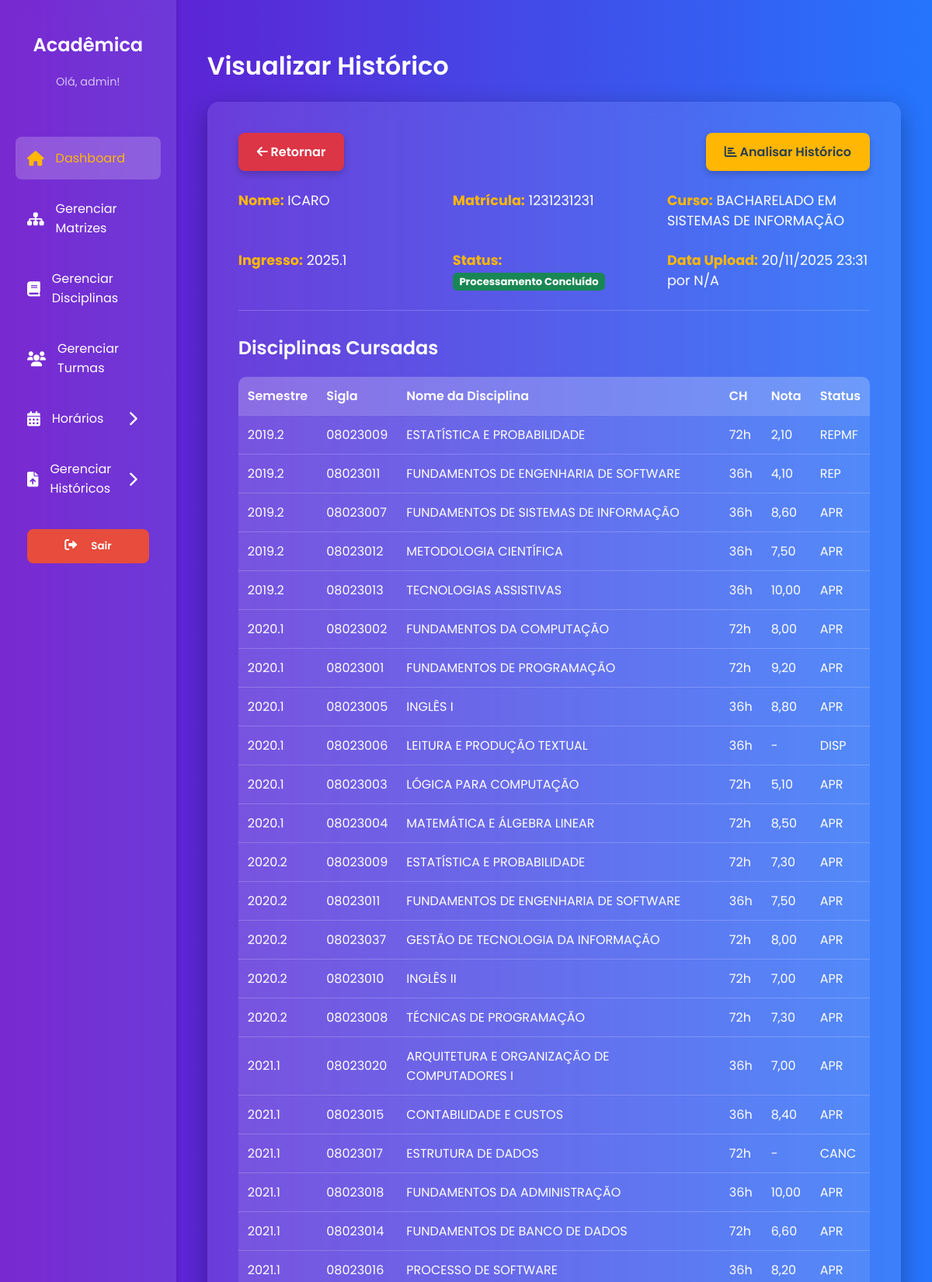
The app's page /historicos/detalhe/24/ (signed in, upper part) with its own data.
### core/models.py (models this page shows, shortened)
class Usuario(AbstractUser):
    gestao_inicio = models.DateField(
        null=True,
        blank=True,
        verbose_name="Início da Gestão"
    )
    portaria = models.CharField(
        max_length=15,
        null=True,
        blank=True,
        verbose_name="Número da Portaria"
    )
    groups = models.ManyToManyField(
        'auth.Group',
        related_name='core_usuarios',
        blank=True,
        help_text='The groups this user belongs to. A user will get all permissions granted to each of their groups.',
        related_query_name='core_usuario',
        verbose_name="Grupos de Usuário"
    )
    user_permissions = models.ManyToManyField(
        'auth.Permission',
        related_name='core_usuarios',
        blank=True,
        help_text='Specific permissions for this user.',
        related_query_name='core_usuario',
        verbose_name="Permissões de Usuário"
    )
    class Meta:
        db_table = 'USUARIO'
        verbose_name = "Usuário"
        verbose_name_plural = "Usuários"

### upload/models.py (models this page shows, shortened)
class Historico(models.Model):
    STATUS_CHOICES = [
        ('PENDENTE', 'Processamento Pendente'),
        ('CONCLUIDO', 'Processamento Concluído'),
        ('ERRO', 'Erro no Processamento'),
    ]
    aluno = models.ForeignKey(
        Aluno,
        on_delete=models.CASCADE,
        verbose_name="Aluno",
        related_name='historicos' # Permite consultar facilmente historicos do aluno
    )
    usuario = models.ForeignKey(
        Usuario,
        on_delete=models.SET_NULL, # Mantém o histórico mesmo que o coordenador seja excluído
        null=True,
        verbose_name="Coordenador Responsável"
    )
    data_upload = models.DateTimeField(
        auto_now_add=True,
        verbose_name="Data de Upload"
    )
    status = models.CharField(
        max_length=20,
        choices=STATUS_CHOICES,
        default='PENDENTE',
        verbose_name="Status de Processamento"
    )
    arquivo_original = models.FileField(
        upload_to='historicos/',
        null=True,
        blank=True,
        verbose_name="Arquivo PDF Original"
    )
    class Meta:
        db_table = 'HISTORICO'
        verbose_name = "Histórico Escolar"
        verbose_name_plural = "Históricos Escolares"

class Aluno(models.Model):
    nome = models.CharField(max_length=100)
    matricula = models.CharField(max_length=10, unique=True)
    curso = models.CharField(max_length=100, verbose_name="Curso de Ingresso")
    ano_ingresso = models.CharField(max_length=6, verbose_name="Ano de Ingresso")
    class Meta:
        db_table = 'ALUNO'
        verbose_name = "Aluno"
        verbose_name_plural = "Alunos"

class HistoricoItens(models.Model):
    historico = models.ForeignKey(
        Historico,
        on_delete=models.CASCADE,
        verbose_name="Histórico",
        related_name='itens'
    )
    disciplina_nome = models.CharField(max_length=200, verbose_name="Nome da Disciplina")
    disciplina_sigla = models.CharField(max_length=10, verbose_name="Sigla")
    ch = models.IntegerField(verbose_name="Carga Horária")
    nota = models.DecimalField(max_digits=5, decimal_places=2, null=True, blank=True)
    frequencia = models.IntegerField(null=True, blank=True, verbose_name="Frequência (%)")
    status_disciplina = models.CharField(max_length=50, verbose_name="Situação") # Ex: APROVADO, REPROVADO, CANCELADO
    semestre_cursado = models.CharField(max_length=10, verbose_name="Semestre Cursado") # Ex: 2021.1
    class Meta:
        db_table = 'HISTORICO_ITENS'
        verbose_name = "Item de Histórico"
        verbose_name_plural = "Itens de Histórico"

### upload/views.py (the view)
# urls.py: path('historicos/detalhe/<int:pk>/', views.consultar_historico_detalhe, name='consultar_historico_detalhe'),
@login_required
def consultar_historico_detalhe(request, pk):
    historico = get_object_or_404(Historico.objects.select_related('aluno'), pk=pk)
    itens = HistoricoItens.objects.filter(historico=historico).order_by('semestre_cursado', 'disciplina_nome')
    return render(request, 'upload/consultar_historico_detalhe.html', {
        'historico': historico,
        'itens': itens
    })

### upload/templates/upload/consultar_historico_detalhe.html (shortened to what this page needs)
{% extends 'core/base.html' %}
{% load static %} {% block title %}Detalhe do Histórico{% endblock %}
{% block page_title %}Visualizar Histórico{% endblock %} {% block content %}
    <div style="display: flex; justify-content: space-between; align-items: center; margin-bottom: 20px;">
        <a href="{% url 'upload:consultar_historicos' %}" class="cancel-button">
            <i class="fas fa-arrow-left"></i> Retornar
        </a>
        <a href="{% url 'analytics:analisar_historico' historico_pk=historico.pk %}" class="cta-button"> <i class="fas fa-chart-bar"></i> Analisar Histórico
        </a>
        </div>
    <div class="aluno-info">
        <p><strong>Nome:</strong> {{ historico.aluno.nome }}</p>
        <p><strong>Matrícula:</strong> {{ historico.aluno.matricula }}</p>
        <p><strong>Curso:</strong> {{ historico.aluno.curso }}</p>
        <p><strong>Ingresso:</strong> {{ historico.aluno.ano_ingresso }}</p>
        <p><strong>Status:</strong>
            <span class="status-badge
                {% if historico.status == 'CONCLUIDO' %}status-concluido
                {% elif historico.status == 'PENDENTE' %}status-pendente
                {% else %}status-erro
                {% endif %}">
                {{ historico.get_status_display }}
            </span>
        </p>
        <p><strong>Data Upload:</strong> {{ historico.data_upload|date:"d/m/Y H:i" }} por {{ historico.usuario.nome_completo|default:'N/A' }}</p>
    </div>
    <h2 style="text-align: left; font-size: 1.5em; margin-bottom: 20px;">Disciplinas Cursadas</h2>
    <table>
        <thead>
            <tr>
                <th>Semestre</th>
                <th>Sigla</th>
                <th>Nome da Disciplina</th>
                <th>CH</th>
                <th>Nota</th>
                <th>Status</th>
            </tr>
        </thead>
        <tbody>
            {% for item in itens %}
            <tr>
                <td>{{ item.semestre_cursado }}</td>
                <td>{{ item.disciplina_sigla }}</td>
                <td>{{ item.disciplina_nome }}</td>
                <td>{{ item.ch }}h</td> <td>{{ item.nota|default_if_none:"-" }}</td>
                <td>{{ item.status_disciplina }}</td>
            </tr>
            {% empty %}
            <tr>
                <td colspan="6">Nenhum item encontrado neste histórico.</td>
            </tr>
            {% endfor %}
        </tbody>
    </table>
{% endblock %}

### core/templates/core/base.html (shortened to what this page needs)
{% load static %}
<!DOCTYPE html>
<html lang="pt-br">
<head>
    <link rel="stylesheet" href="https://cdnjs.cloudflare.com/ajax/libs/font-awesome/6.0.0-beta3/css/all.min.css">
</head>
<body>
    <div class="dashboard-container">
        <aside class="sidebar">
            <div class="sidebar-header">
                <h2>Acadêmica</h2>
                <p>Olá, {{ user.username }}!</p>
            </div>
            <nav class="sidebar-nav">
                <ul>
                    <li><a href="{% url 'painel' %}" class="active"><i class="fas fa-home"></i> Dashboard</a></li>
                    <li><a href="{% url 'listar_matrizes' %}"><i class="fas fa-sitemap"></i> Gerenciar Matrizes</a></li>
                    <li><a href="{% url 'listar_disciplinas' %}"><i class="fas fa-book"></i> Gerenciar Disciplinas</a></li>
                    <li><a href="{% url 'listar_turmas' %}"><i class="fas fa-users"></i> Gerenciar Turmas</a></li>
                    <li class="dropdown-container">
                        <a href="#" id="horarios-dropdown-toggle" class="dropdown-toggle">
                            <i class="fas fa-calendar-alt"></i>
                            <span>Horários</span>
                            <i class="fas fa-chevron-right arrow"></i>
                        </a>
                    </li>
                    <li class="dropdown-container">
                        <a href="#" id="historicos-dropdown-toggle" class="dropdown-toggle">
                            <i class="fas fa-file-upload"></i>
                            <span>Gerenciar Históricos</span>
                            <i class="fas fa-chevron-right arrow"></i>
                        </a>
                    </li>
                    <li><a href="{% url 'logout' %}" style="text-decoration: none; display: block; margin-bottom: 15px;">
            <button type="button" style="
                width: 100%;
                background-color: #e74c3c;
                color: white;
                border: none;
                padding: 12px;
                border-radius: 8px;
                cursor: pointer;
                font-weight: 600;
                transition: background 0.3s;
                font-family: 'Poppins', sans-serif;">
                <i class="fas fa-sign-out-alt"></i> Sair
            </button>
        </a></li>
                </ul>
            </nav>
        </aside>
        <main class="main-content">
            <div class="header">
                <h1>{% block page_title %}{% endblock %}</h1>
            </div>
            <div class="content-card">
                {% block content %}{% endblock %}
            </div>
        </main>
    </div>
</body>
</html>

### core/templates/core/base.html (style rules this page uses)
:root { --primary-color-dark: #6a11cb; --primary-color-light: #2575fc; --accent-color: #ffb703; --accent-color-hover: #fb8500; --text-color: #fff; --container-bg: rgba(255, 255, 255, 0.1); }
body { font-family: 'Poppins', sans-serif; background: linear-gradient(to right, var(--primary-color-dark), var(--primary-color-light)); color: var(--text-color); margin: 0; padding: 0; min-height: 100vh; box-sizing: border-box; }
.dashboard-container { display: flex; min-height: 100vh; }
.sidebar { width: 250px; background-color: rgba(255, 255, 255, 0.1); backdrop-filter: blur(10px); padding: 20px; box-shadow: 2px 0 5px rgba(0, 0, 0, 0.1); display: flex; flex-direction: column; transition: transform 0.3s ease; }
.sidebar-header { text-align: center; margin-bottom: 30px; }
.sidebar-header h2 { font-size: 1.5em; font-weight: 600; }
.sidebar-header p { font-size: 0.9em; color: rgba(255, 255, 255, 0.7); }
.sidebar-nav ul { list-style: none; padding: 0; }
.sidebar-nav a { display: flex; align-items: center; color: #fff; text-decoration: none; padding: 15px; margin-bottom: 10px; border-radius: 8px; transition: all 0.3s ease; font-weight: 400; }
.sidebar-nav a i { margin-right: 15px; font-size: 1.2em; }
.sidebar-nav a:hover, .sidebar-nav a.active { background-color: rgba(255, 255, 255, 0.2); color: #ffb703; }
.dropdown-container { position: relative; }
.dropdown-toggle { display: flex; align-items: center; color: #fff; text-decoration: none; padding: 15px; margin-bottom: 10px; border-radius: 8px; transition: all 0.3s ease; font-weight: 400; cursor: pointer; }
.dropdown-toggle i { margin-right: 15px; font-size: 1.2em; }
.dropdown-toggle .arrow { margin-left: auto; transition: transform 0.3s ease; }
.main-content { flex-grow: 1; padding: 40px; display: flex; flex-direction: column; }
.content-card { background-color: rgba(255, 255, 255, 0.1); backdrop-filter: blur(10px); padding: 40px; border-radius: 15px; box-shadow: 0 10px 30px rgba(0, 0, 0, 0.3); }
h1, h2 { font-weight: 600; }
.cta-button, .cancel-button, .delete-button { display: inline-block; padding: 12px 24px; background-color: var(--accent-color); color: #2c3e50; text-decoration: none; border-radius: 8px; font-weight: 600; transition: all 0.3s ease; box-shadow: 0 4px 10px rgba(0, 0, 0, 0.2); text-align: center; cursor: pointer; border: none; font-family: 'Poppins', sans-serif; }
.cancel-button { background-color: #dc3545; color: #fff; }
table { width: 100%; border-collapse: collapse; margin-top: 20px; background-color: rgba(255, 255, 255, 0.1); border-radius: 10px; overflow: hidden; }
th, td { padding: 12px; text-align: left; border-bottom: 1px solid rgba(255, 255, 255, 0.2); }
th { font-weight: 600; background-color: rgba(255, 255, 255, 0.15); }

### upload/templates/upload/consultar_historico_detalhe.html (style rules this page uses)
.aluno-info { display: grid; grid-template-columns: repeat(auto-fit, minmax(250px, 1fr)); gap: 15px; margin-bottom: 30px; padding-bottom: 20px; border-bottom: 1px solid rgba(255, 255, 255, 0.2); }
.aluno-info p { margin: 5px 0; font-size: 1.1em; }
.aluno-info p strong { color: var(--accent-color); }
.status-badge { display: inline-block; padding: 0.35em 0.65em; font-size: .75em; font-weight: 700; line-height: 1; color: #fff; text-align: center; white-space: nowrap; vertical-align: baseline; border-radius: 0.375rem; }
.status-concluido { background-color: #198754; }

### records on screen
Usuario: username "admin"
Historico: aluno.nome "ICARO", aluno.matricula "1231231231", aluno.curso "BACHARELADO EM SISTEMAS DE INFORMAÇÃO", aluno.ano_ingresso "2025.1", status "Processamento Concluído", data_upload "20/11/2025 23:31", usuario.nome_completo "N/A"
HistoricoItens: semestre_cursado "2019.2", disciplina_sigla "08023009", disciplina_nome "ESTATÍSTICA E PROBABILIDADE", ch "72", nota "2,10", status_disciplina "REPMF"
HistoricoItens: semestre_cursado "2019.2", disciplina_sigla "08023011", disciplina_nome "FUNDAMENTOS DE ENGENHARIA DE SOFTWARE", ch "36", nota "4,10", status_disciplina "REP"
HistoricoItens: semestre_cursado "2019.2", disciplina_sigla "08023007", disciplina_nome "FUNDAMENTOS DE SISTEMAS DE INFORMAÇÃO", ch "36", nota "8,60", status_disciplina "APR"
HistoricoItens: semestre_cursado "2019.2", disciplina_sigla "08023012", disciplina_nome "METODOLOGIA CIENTÍFICA", ch "36", nota "7,50", status_disciplina "APR"
HistoricoItens: semestre_cursado "2019.2", disciplina_sigla "08023013", disciplina_nome "TECNOLOGIAS ASSISTIVAS", ch "36", nota "10,00", status_disciplina "APR"
HistoricoItens: semestre_cursado "2020.1", disciplina_sigla "08023002", disciplina_nome "FUNDAMENTOS DA COMPUTAÇÃO", ch "72", nota "8,00", status_disciplina "APR"
HistoricoItens: semestre_cursado "2020.1", disciplina_sigla "08023001", disciplina_nome "FUNDAMENTOS DE PROGRAMAÇÃO", ch "72", nota "9,20", status_disciplina "APR"
HistoricoItens: semestre_cursado "2020.1", disciplina_sigla "08023005", disciplina_nome "INGLÊS I", ch "36", nota "8,80", status_disciplina "APR"
HistoricoItens: semestre_cursado "2020.1", disciplina_sigla "08023006", disciplina_nome "LEITURA E PRODUÇÃO TEXTUAL", ch "36", nota "-", status_disciplina "DISP"
HistoricoItens: semestre_cursado "2020.1", disciplina_sigla "08023003", disciplina_nome "LÓGICA PARA COMPUTAÇÃO", ch "72", nota "5,10", status_disciplina "APR"
HistoricoItens: semestre_cursado "2020.1", disciplina_sigla "08023004", disciplina_nome "MATEMÁTICA E ÁLGEBRA LINEAR", ch "72", nota "8,50", status_disciplina "APR"
HistoricoItens: semestre_cursado "2020.2", disciplina_sigla "08023009", disciplina_nome "ESTATÍSTICA E PROBABILIDADE", ch "72", nota "7,30", status_disciplina "APR"
HistoricoItens: semestre_cursado "2020.2", disciplina_sigla "08023011", disciplina_nome "FUNDAMENTOS DE ENGENHARIA DE SOFTWARE", ch "36", nota "7,50", status_disciplina "APR"
HistoricoItens: semestre_cursado "2020.2", disciplina_sigla "08023037", disciplina_nome "GESTÃO DE TECNOLOGIA DA INFORMAÇÃO", ch "72", nota "8,00", status_disciplina "APR"
HistoricoItens: semestre_cursado "2020.2", disciplina_sigla "08023010", disciplina_nome "INGLÊS II", ch "72", nota "7,00", status_disciplina "APR"
HistoricoItens: semestre_cursado "2020.2", disciplina_sigla "08023008", disciplina_nome "TÉCNICAS DE PROGRAMAÇÃO", ch "72", nota "7,30", status_disciplina "APR"
HistoricoItens: semestre_cursado "2021.1", disciplina_sigla "08023020", disciplina_nome "ARQUITETURA E ORGANIZAÇÃO DE COMPUTADORES I", ch "36", nota "7,00", status_disciplina "APR"
HistoricoItens: semestre_cursado "2021.1", disciplina_sigla "08023015", disciplina_nome "CONTABILIDADE E CUSTOS", ch "36", nota "8,40", status_disciplina "APR"
HistoricoItens: semestre_cursado "2021.1", disciplina_sigla "08023017", disciplina_nome "ESTRUTURA DE DADOS", ch "72", nota "-", status_disciplina "CANC"
HistoricoItens: semestre_cursado "2021.1", disciplina_sigla "08023018", disciplina_nome "FUNDAMENTOS DA ADMINISTRAÇÃO", ch "36", nota "10,00", status_disciplina "APR"
HistoricoItens: semestre_cursado "2021.1", disciplina_sigla "08023014", disciplina_nome "FUNDAMENTOS DE BANCO DE DADOS", ch "72", nota "6,60", status_disciplina "APR"
HistoricoItens: semestre_cursado "2021.1", disciplina_sigla "08023016", disciplina_nome "PROCESSO DE SOFTWARE", ch "36", nota "8,20", status_disciplina "APR"
